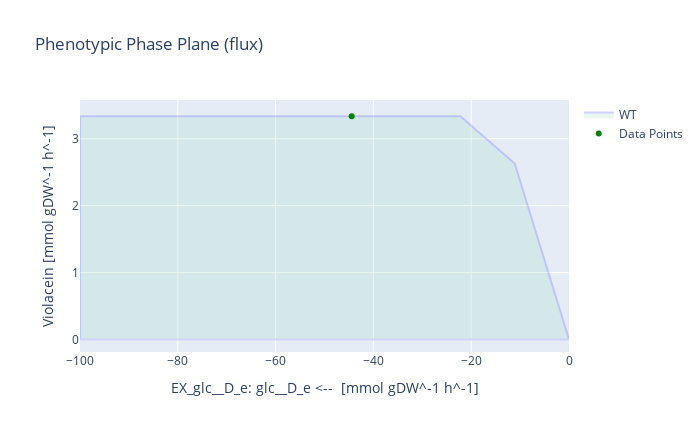

The cell this chart's notebook holds for it:
### Code cell
# With glucose as substrate
medium = model_M9_vio_fad.medium
with model_M9_vio_fad:
    model_M9_vio_fad.objective = model_M9_vio_fad.reactions.Growth
    growth_rate = model_M9_vio_fad.optimize().objective_value
    model_M9_vio_fad.objective = model_M9_vio_fad.reactions.Violacein
    violacein_production = model_M9_vio_fad.optimize().objective_value
    violacein_glc_yield = violacein_production / (-1*model_M9_vio_fad.reactions.EX_glc__D_e.flux)
    
    print('Growth rate for V. natriegens [h^-1]:', growth_rate)
    print('Max. violacein production [mmol gDW^-1 h^-1]:', violacein_production)
    print('Theoretical maximum yield [mmol_vio / mmol_glc]:', violacein_glc_yield)
    
    model_M9_vio_fad.reactions.EX_glc__D_e.bounds = -100,0
    result = phenotypic_phase_plane(model_M9_vio_fad, 
                                variables=[model_M9_vio_fad.reactions.EX_glc__D_e],
                                objective=model_M9_vio_fad.reactions.Violacein,
                                points=10)
    x = result.data_frame.EX_glc__D_e[result.data_frame.objective_upper_bound.idxmax()]
    y = result.data_frame.objective_upper_bound[result.data_frame.objective_upper_bound.idxmax()]
    result.plot(plotter, points=[(x,y)], points_colors=["green"])
    print("The optimal glucose uptake for Violacein flux is:", result.data_frame.EX_glc__D_e[result.data_frame.objective_upper_bound.idxmax()])

### Figure 1 — Plotly figure (JSON) as saved in the notebook; plotly's stock layout.template omitted (floating-point values rounded to 4 significant figures)
{"data": [{"fill": "toself", "fillcolor": "#B3E2CD", "hoverinfo": "none", "marker": {"line": {"color": "#B3E2CD"}, "opacity": 0.3}, "mode": "lines", "name": "WT", "opacity": 0.3, "type": "scatter", "x": [-100, -88.89, -77.78, -66.67, -55.56, -44.44, -33.33, -22.22, -11.11, -1.077e-13, -1.077e-13, -11.11, -22.22, -33.33, -44.44, -55.56, -66.67, -77.78, -88.89, -100, -100, -100], "y": [0, 3.109e-15, 4.441e-16, -2.665e-15, -8.882e-16, 4.441e-16, 0, 4.441e-16, 1.759e-13, -3.859e-14, 4.542e-13, 2.628, 3.333, 3.333, 3.333, 3.333, 3.333, 3.333, 3.333, 3.333, 0, 3.333]}, {"marker": {"color": ["green"]}, "mode": "markers", "name": "Data Points", "type": "scatter", "x": [-44.44], "y": [3.333]}], "layout": {"height": 432, "title": {"text": "Phenotypic Phase Plane (flux)"}, "width": 700, "xaxis": {"autorange": true, "range": [-100, -1.077e-13], "title": {"text": "EX_glc__D_e: glc__D_e <--  [mmol gDW^-1 h^-1]"}, "type": "linear"}, "yaxis": {"autorange": true, "range": [-0.1883, 3.578], "title": {"text": "Violacein [mmol gDW^-1 h^-1]"}, "type": "linear"}}}
